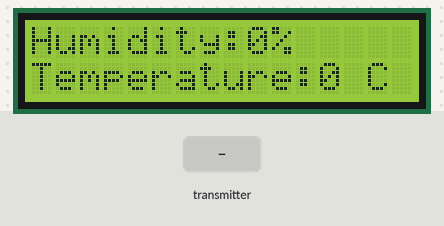
The sketch below on a simulated Arduino Uno, built with avr-gcc and run on an emulated ATmega328P. On the bench: 16×2 character LCD. Inputs (shaded band) come from the test bench. No radio packets arrive unless stated; what the sketch prints to the serial monitor is not drawn.

Above: at 1.2 s.
1.3 s: the transmitter starts sending h = 64
At 2.8 s:
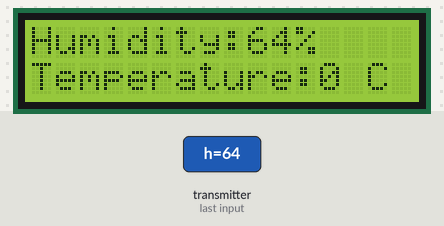
3.1 s: the transmitter starts sending h = 0
At 4.4 s:
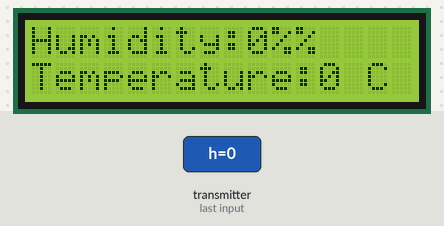
4.7 s: the transmitter starts sending t = 64
At 6.0 s:
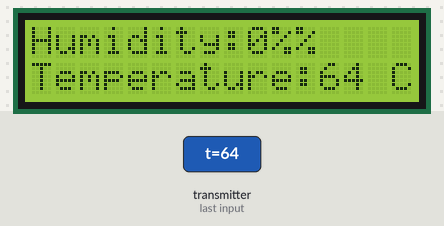
6.3 s: the transmitter starts sending t = 0
At 6.8 s:
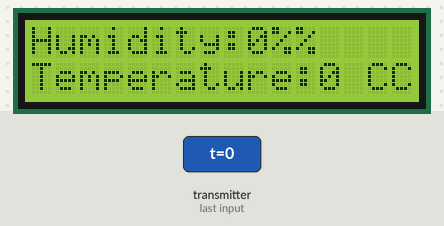
7.9 s: the transmitter starts sending h = 128
At 8.6 s:
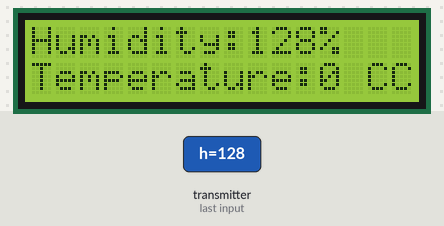
Timing chart, 0 to 10.5 s (numbered marks = the images above; inputs shaded):
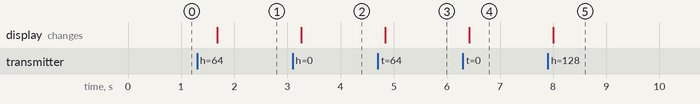

Measured:
- after the input at 1.3 s, the display: changes after 0.38 s (image 1)
- after the input at 3.1 s, the display: changes after 0.16 s (image 2)
- after the input at 4.7 s, the display: changes after 0.14 s (image 3)
- after the input at 6.3 s, the display: changes after 0.12 s (image 4)
- after the input at 7.9 s, the display: changes after 0.11 s (image 5)

The sketch:

reciever.ino
```cpp
#include <SPI.h>
#include <nRF24L01.h>
#include <RF24.h>
#include <Wire.h>
#include <LiquidCrystal_I2C.h>

LiquidCrystal_I2C lcd(0x27, 16, 2);
const uint64_t pipeIn = 0xE8E8F0F0E1LL;
RF24 radio(9, 10);
struct MyData {
  byte h;
  byte t;
};
MyData data;

void setup()
{
  Serial.begin(9600);
  radio.begin();
  lcd.begin(16, 2); // Initialize the LCD with 16 columns and 2 rows
  lcd.backlight();
  lcd.clear();
  radio.setAutoAck(false);
  radio.setDataRate(RF24_250KBPS);
  radio.openReadingPipe(1, pipeIn);
  radio.startListening();
  Serial.println("Receiver ready...");
}

void recvData()
{
  if ( radio.available() ) {
    radio.read(&data, sizeof(MyData));
    Serial.print("Received data - Humidity: ");
    Serial.print(data.h);
    Serial.print(", Temperature: ");
    Serial.println(data.t);
  }
}

void loop()
{
  recvData();

  lcd.setCursor(0,0);
  lcd.print("Humidity:");
  lcd.print(data.h);
  lcd.print("%");

  lcd.setCursor(0,1);
  lcd.print("Temperature:");
  lcd.print(data.t);
  lcd.print(" C");

  delay(500); // Delay to allow LCD to refresh
}
```
